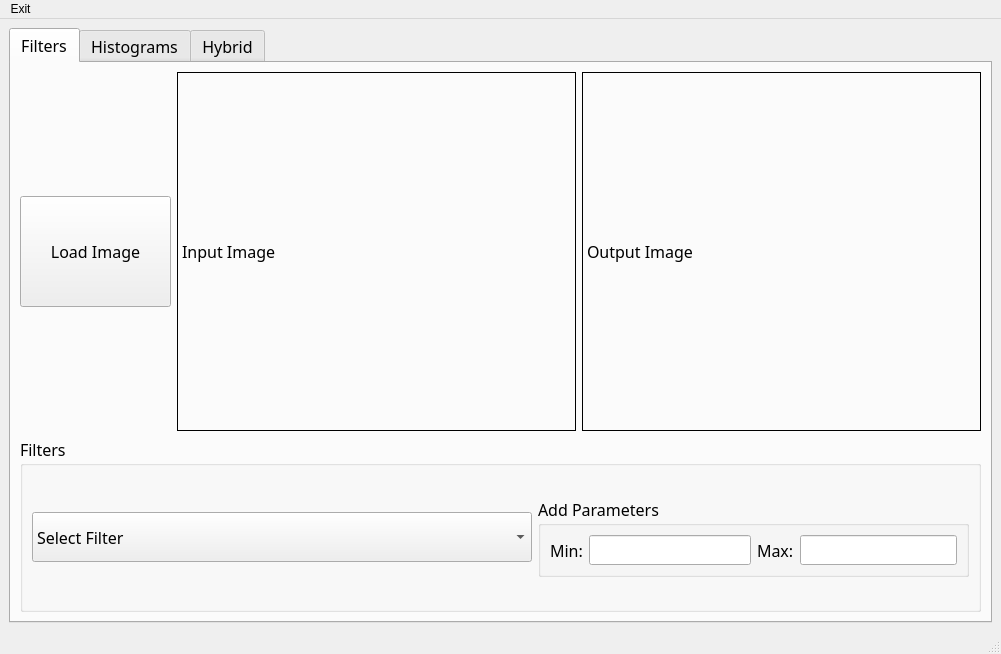
<?xml version="1.0" encoding="UTF-8"?>
<ui version="4.0">
 <class>MainWindow</class>
 <widget class="QMainWindow" name="MainWindow">
  <property name="geometry">
   <rect>
    <x>0</x>
    <y>0</y>
    <width>1001</width>
    <height>654</height>
   </rect>
  </property>
  <property name="windowTitle">
   <string>MainWindow</string>
  </property>
  <widget class="QWidget" name="centralwidget">
   <layout class="QGridLayout" name="gridLayout_5">
    <item row="0" column="0">
     <widget class="QTabWidget" name="tabWidget">
      <property name="font">
       <font>
        <family>Myanmar Text</family>
        <pointsize>12</pointsize>
       </font>
      </property>
      <property name="currentIndex">
       <number>0</number>
      </property>
      <widget class="QWidget" name="filter">
       <attribute name="title">
        <string>Filters</string>
       </attribute>
       <layout class="QGridLayout" name="gridLayout_6">
        <item row="0" column="0">
         <layout class="QVBoxLayout" name="verticalLayout">
          <item>
           <layout class="QHBoxLayout" name="horizontalLayout_2">
            <item>
             <widget class="QPushButton" name="loadTab1">
              <property name="sizePolicy">
               <sizepolicy hsizetype="Fixed" vsizetype="Fixed">
                <horstretch>0</horstretch>
                <verstretch>0</verstretch>
               </sizepolicy>
              </property>
              <property name="maximumSize">
               <size>
                <width>151</width>
                <height>111</height>
               </size>
              </property>
              <property name="text">
               <string>Load Image</string>
              </property>
             </widget>
            </item>
            <item>
             <layout class="QHBoxLayout" name="horizontalLayout">
              <item>
               <widget class="QLabel" name="inputTab1">
                <property name="frameShape">
                 <enum>QFrame::Box</enum>
                </property>
                <property name="text">
                 <string>Input Image</string>
                </property>
               </widget>
              </item>
              <item>
               <widget class="QLabel" name="outputTab1">
                <property name="frameShape">
                 <enum>QFrame::Box</enum>
                </property>
                <property name="text">
                 <string>Output Image</string>
                </property>
               </widget>
              </item>
             </layout>
            </item>
           </layout>
          </item>
          <item>
           <widget class="QGroupBox" name="groupBox">
            <property name="sizePolicy">
             <sizepolicy hsizetype="Preferred" vsizetype="Maximum">
              <horstretch>0</horstretch>
              <verstretch>0</verstretch>
             </sizepolicy>
            </property>
            <property name="maximumSize">
             <size>
              <width>16777215</width>
              <height>175</height>
             </size>
            </property>
            <property name="title">
             <string>Filters</string>
            </property>
            <layout class="QGridLayout" name="gridLayout_2">
             <item row="0" column="0">
              <layout class="QHBoxLayout" name="horizontalLayout_11">
               <item>
                <widget class="QComboBox" name="selectTab1">
                 <property name="sizePolicy">
                  <sizepolicy hsizetype="Fixed" vsizetype="Fixed">
                   <horstretch>0</horstretch>
                   <verstretch>0</verstretch>
                  </sizepolicy>
                 </property>
                 <property name="minimumSize">
                  <size>
                   <width>500</width>
                   <height>50</height>
                  </size>
                 </property>
                 <property name="maximumSize">
                  <size>
                   <width>500</width>
                   <height>50</height>
                  </size>
                 </property>
                 <item>
                  <property name="text">
                   <string>Select Filter</string>
                  </property>
                 </item>
                 <item>
                  <property name="text">
                   <string>Salt And Pepper</string>
                  </property>
                 </item>
                 <item>
                  <property name="text">
                   <string>Average Filter</string>
                  </property>
                 </item>
                 <item>
                  <property name="text">
                   <string>Gaussian Filter</string>
                  </property>
                 </item>
                 <item>
                  <property name="text">
                   <string>Median Filter</string>
                  </property>
                 </item>
                 <item>
                  <property name="text">
                   <string>Sobel Filter</string>
                  </property>
                 </item>
                 <item>
                  <property name="text">
                   <string>Roberts Filter</string>
                  </property>
                 </item>
                 <item>
                  <property name="text">
                   <string>Prewitt Filter</string>
                  </property>
                 </item>
                 <item>
                  <property name="text">
                   <string>Normalization</string>
                  </property>
                 </item>
                 <item>
                  <property name="text">
                   <string>Equalization</string>
                  </property>
                 </item>
                 <item>
                  <property name="text">
                   <string>Local Thresholding</string>
                  </property>
                 </item>
                 <item>
                  <property name="text">
                   <string>Global Thresholding</string>
                  </property>
                 </item>
                 <item>
                  <property name="text">
                   <string>Low Frequency Filter</string>
                  </property>
                 </item>
                 <item>
                  <property name="text">
                   <string>High Frequency Filter</string>
                  </property>
                 </item>
                </widget>
               </item>
               <item>
                <widget class="QGroupBox" name="groupBox_2">
                 <property name="sizePolicy">
                  <sizepolicy hsizetype="Preferred" vsizetype="Fixed">
                   <horstretch>0</horstretch>
                   <verstretch>0</verstretch>
                  </sizepolicy>
                 </property>
                 <property name="minimumSize">
                  <size>
                   <width>0</width>
                   <height>80</height>
                  </size>
                 </property>
                 <property name="maximumSize">
                  <size>
                   <width>16777215</width>
                   <height>80</height>
                  </size>
                 </property>
                 <property name="title">
                  <string>Add Parameters</string>
                 </property>
                 <layout class="QGridLayout" name="gridLayout">
                  <item row="0" column="0">
                   <layout class="QHBoxLayout" name="horizontalLayout_10">
                    <item>
                     <layout class="QHBoxLayout" name="horizontalLayout_8">
                      <item>
                       <widget class="QLabel" name="minText">
                        <property name="text">
                         <string>Min:</string>
                        </property>
                       </widget>
                      </item>
                      <item>
                       <widget class="QLineEdit" name="min"/>
                      </item>
                     </layout>
                    </item>
                    <item>
                     <layout class="QHBoxLayout" name="horizontalLayout_9">
                      <item>
                       <widget class="QLabel" name="maxText">
                        <property name="text">
                         <string>Max:</string>
                        </property>
                       </widget>
                      </item>
                      <item>
                       <widget class="QLineEdit" name="max"/>
                      </item>
                     </layout>
                    </item>
                   </layout>
                  </item>
                 </layout>
                </widget>
               </item>
              </layout>
             </item>
            </layout>
           </widget>
          </item>
         </layout>
        </item>
       </layout>
      </widget>
      <widget class="QWidget" name="histogram">
       <attribute name="title">
        <string>Histograms</string>
       </attribute>
       <layout class="QGridLayout" name="gridLayout_3">
        <item row="0" column="0">
         <layout class="QHBoxLayout" name="horizontalLayout_5">
          <item>
           <layout class="QVBoxLayout" name="verticalLayout_5">
            <item>
             <widget class="QPushButton" name="loadTab2">
              <property name="sizePolicy">
               <sizepolicy hsizetype="Fixed" vsizetype="Fixed">
                <horstretch>0</horstretch>
                <verstretch>0</verstretch>
               </sizepolicy>
              </property>
              <property name="minimumSize">
               <size>
                <width>151</width>
                <height>111</height>
               </size>
              </property>
              <property name="maximumSize">
               <size>
                <width>151</width>
                <height>111</height>
               </size>
              </property>
              <property name="text">
               <string>Load</string>
              </property>
             </widget>
            </item>
            <item>
             <widget class="QPushButton" name="gray">
              <property name="sizePolicy">
               <sizepolicy hsizetype="Fixed" vsizetype="Fixed">
                <horstretch>0</horstretch>
                <verstretch>0</verstretch>
               </sizepolicy>
              </property>
              <property name="minimumSize">
               <size>
                <width>151</width>
                <height>111</height>
               </size>
              </property>
              <property name="maximumSize">
               <size>
                <width>151</width>
                <height>111</height>
               </size>
              </property>
              <property name="text">
               <string>Gray</string>
              </property>
             </widget>
            </item>
            <item>
             <widget class="QPushButton" name="color">
              <property name="sizePolicy">
               <sizepolicy hsizetype="Fixed" vsizetype="Fixed">
                <horstretch>0</horstretch>
                <verstretch>0</verstretch>
               </sizepolicy>
              </property>
              <property name="minimumSize">
               <size>
                <width>151</width>
                <height>111</height>
               </size>
              </property>
              <property name="maximumSize">
               <size>
                <width>151</width>
                <height>111</height>
               </size>
              </property>
              <property name="text">
               <string>Color</string>
              </property>
             </widget>
            </item>
            <item>
             <widget class="QPushButton" name="cumcolor">
              <property name="minimumSize">
               <size>
                <width>151</width>
                <height>111</height>
               </size>
              </property>
              <property name="maximumSize">
               <size>
                <width>151</width>
                <height>111</height>
               </size>
              </property>
              <property name="text">
               <string>Cumulative Color</string>
              </property>
             </widget>
            </item>
           </layout>
          </item>
          <item>
           <layout class="QVBoxLayout" name="verticalLayout_2">
            <item>
             <layout class="QHBoxLayout" name="horizontalLayout_4">
              <item>
               <widget class="QLabel" name="inputTab2">
                <property name="sizePolicy">
                 <sizepolicy hsizetype="Ignored" vsizetype="Ignored">
                  <horstretch>0</horstretch>
                  <verstretch>0</verstretch>
                 </sizepolicy>
                </property>
                <property name="frameShape">
                 <enum>QFrame::Box</enum>
                </property>
                <property name="text">
                 <string>Input Image</string>
                </property>
               </widget>
              </item>
              <item>
               <widget class="QLabel" name="outputTab2">
                <property name="sizePolicy">
                 <sizepolicy hsizetype="Ignored" vsizetype="Ignored">
                  <horstretch>0</horstretch>
                  <verstretch>0</verstretch>
                 </sizepolicy>
                </property>
                <property name="frameShape">
                 <enum>QFrame::Box</enum>
                </property>
                <property name="text">
                 <string>Output Image</string>
                </property>
               </widget>
              </item>
             </layout>
            </item>
            <item>
             <layout class="QHBoxLayout" name="horizontalLayout_3">
              <item>
               <widget class="PlotWidget" name="inputHistogram">
                <property name="sizePolicy">
                 <sizepolicy hsizetype="Ignored" vsizetype="Ignored">
                  <horstretch>0</horstretch>
                  <verstretch>0</verstretch>
                 </sizepolicy>
                </property>
                <property name="frameShape">
                 <enum>QFrame::Box</enum>
                </property>
               </widget>
              </item>
              <item>
               <widget class="PlotWidget" name="outputHistogram">
                <property name="sizePolicy">
                 <sizepolicy hsizetype="Ignored" vsizetype="Ignored">
                  <horstretch>0</horstretch>
                  <verstretch>0</verstretch>
                 </sizepolicy>
                </property>
                <property name="frameShape">
                 <enum>QFrame::Box</enum>
                </property>
               </widget>
              </item>
             </layout>
            </item>
           </layout>
          </item>
         </layout>
        </item>
       </layout>
      </widget>
      <widget class="QWidget" name="hybrid">
       <attribute name="title">
        <string>Hybrid</string>
       </attribute>
       <layout class="QGridLayout" name="gridLayout_4">
        <item row="0" column="0">
         <layout class="QHBoxLayout" name="horizontalLayout_7">
          <item>
           <layout class="QVBoxLayout" name="verticalLayout_3">
            <item>
             <widget class="QPushButton" name="load1Tab3">
              <property name="minimumSize">
               <size>
                <width>151</width>
                <height>111</height>
               </size>
              </property>
              <property name="maximumSize">
               <size>
                <width>151</width>
                <height>111</height>
               </size>
              </property>
              <property name="text">
               <string>Loag Image 1</string>
              </property>
             </widget>
            </item>
            <item>
             <widget class="QPushButton" name="load2tab3">
              <property name="minimumSize">
               <size>
                <width>151</width>
                <height>111</height>
               </size>
              </property>
              <property name="maximumSize">
               <size>
                <width>151</width>
                <height>111</height>
               </size>
              </property>
              <property name="text">
               <string>Load Image 2</string>
              </property>
             </widget>
            </item>
            <item>
             <widget class="QPushButton" name="hybrid">
              <property name="minimumSize">
               <size>
                <width>151</width>
                <height>111</height>
               </size>
              </property>
              <property name="maximumSize">
               <size>
                <width>151</width>
                <height>111</height>
               </size>
              </property>
              <property name="text">
               <string>Make Hybride</string>
              </property>
             </widget>
            </item>
           </layout>
          </item>
          <item>
           <layout class="QHBoxLayout" name="horizontalLayout_6">
            <item>
             <layout class="QVBoxLayout" name="verticalLayout_4">
              <item>
               <widget class="QLabel" name="input1Tab3">
                <property name="frameShape">
                 <enum>QFrame::Box</enum>
                </property>
                <property name="text">
                 <string>Input Image 1</string>
                </property>
               </widget>
              </item>
              <item>
               <widget class="QLabel" name="input2Tab3">
                <property name="frameShape">
                 <enum>QFrame::Box</enum>
                </property>
                <property name="text">
                 <string>Input Image 2</string>
                </property>
               </widget>
              </item>
             </layout>
            </item>
            <item>
             <widget class="QLabel" name="outputTab3">
              <property name="frameShape">
               <enum>QFrame::Box</enum>
              </property>
              <property name="text">
               <string>Output Image</string>
              </property>
             </widget>
            </item>
           </layout>
          </item>
         </layout>
        </item>
       </layout>
      </widget>
     </widget>
    </item>
   </layout>
  </widget>
  <widget class="QMenuBar" name="menubar">
   <property name="geometry">
    <rect>
     <x>0</x>
     <y>0</y>
     <width>1001</width>
     <height>22</height>
    </rect>
   </property>
   <widget class="QMenu" name="menuExit">
    <property name="title">
     <string>Exit</string>
    </property>
   </widget>
   <addaction name="menuExit"/>
  </widget>
  <widget class="QStatusBar" name="statusbar"/>
 </widget>
 <customwidgets>
  <customwidget>
   <class>PlotWidget</class>
   <extends>QGraphicsView</extends>
   <header>pyqtgraph</header>
  </customwidget>
 </customwidgets>
 <resources/>
 <connections/>
</ui>
